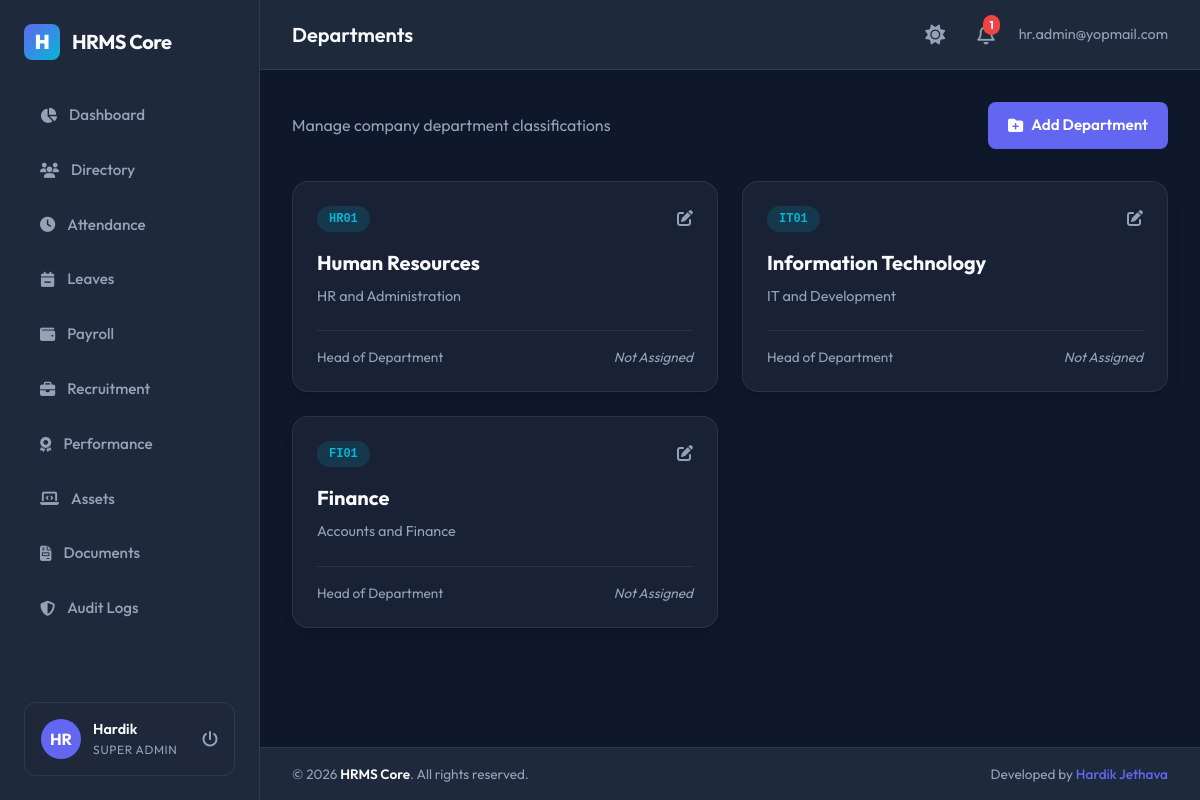
The page /departments/ (signed in) on the database its author committed.
### apps/accounts/models.py (models this page shows, shortened)
class User(AbstractBaseUser, PermissionsMixin, TimeStampedModel):
    ROLE_CHOICES = (
        ('Super Admin', 'Super Admin'),
        ('HR Manager', 'HR Manager'),
        ('Department Manager', 'Department Manager'),
        ('Employee', 'Employee'),
    )
    email = models.EmailField(unique=True)
    employee_code = models.CharField(max_length=50, unique=True, null=True, blank=True)
    role = models.CharField(max_length=30, choices=ROLE_CHOICES, default='Employee')
    is_active = models.BooleanField(default=True)
    is_staff = models.BooleanField(default=False)
    objects = UserManager()
    USERNAME_FIELD = 'email'
    REQUIRED_FIELDS = []

### apps/employees/models.py (models this page shows, shortened)
class Employee(TimeStampedModel):
    GENDER_CHOICES = (
        ('Male', 'Male'),
        ('Female', 'Female'),
        ('Other', 'Other'),
    )
    EMPLOYMENT_TYPE_CHOICES = (
        ('Full Time', 'Full Time'),
        ('Part Time', 'Part Time'),
        ('Contract', 'Contract'),
        ('Intern', 'Intern'),
    )
    EMPLOYMENT_STATUS_CHOICES = (
        ('Active', 'Active'),
        ('Probation', 'Probation'),
        ('Notice Period', 'Notice Period'),
        ('Resigned', 'Resigned'),
        ('Terminated', 'Terminated'),
    )
    user = models.OneToOneField(
        settings.AUTH_USER_MODEL,
        on_delete=models.CASCADE,
        related_name='employee_profile'
    )
    employee_id = models.CharField(max_length=50, unique=True)
    first_name = models.CharField(max_length=50)
    last_name = models.CharField(max_length=50)
    personal_email = models.EmailField(unique=True)
    phone = models.CharField(max_length=20, blank=True)
    date_of_birth = models.DateField(null=True, blank=True)
    gender = models.CharField(max_length=10, choices=GENDER_CHOICES, blank=True)
    joining_date = models.DateField()
    employment_type = models.CharField(max_length=30, choices=EMPLOYMENT_TYPE_CHOICES, default='Full Time')
    employment_status = models.CharField(max_length=30, choices=EMPLOYMENT_STATUS_CHOICES, default='Active')
    designation = models.CharField(max_length=100)
    department = models.ForeignKey(
        'departments.Department',
        on_delete=models.SET_NULL,
        null=True,
        blank=True,
        related_name='employees'
    )
    manager = models.ForeignKey(
        'self',
        on_delete=models.SET_NULL,
        null=True,
        blank=True,
        related_name='subordinates'
    )
    address = models.TextField(blank=True)
    city = models.CharField(max_length=100, blank=True)
    state = models.CharField(max_length=100, blank=True)
    country = models.CharField(max_length=100, blank=True)
    postal_code = models.CharField(max_length=20, blank=True)
    profile_picture = models.ImageField(upload_to='profile_pics/', null=True, blank=True)

### apps/departments/models.py (models this page shows, shortened)
class Department(TimeStampedModel):
    name = models.CharField(max_length=100, unique=True)
    code = models.CharField(max_length=20, unique=True)
    description = models.TextField(blank=True)
    head = models.ForeignKey(
        'employees.Employee',
        on_delete=models.SET_NULL,
        null=True,
        blank=True,
        related_name='headed_departments'
    )

### apps/departments/views.py (the view)
# urls.py: path('', views.department_list, name='department_list'),
@login_required
def department_list(request):
    departments = Department.objects.all().select_related('head')
    return render(request, 'departments/department_list.html', {
        'departments': departments,
        'is_manager': is_hr_or_admin(request.user)
    })

### apps/departments/views.py (called while the page is built)
def is_hr_or_admin(user):
    return user.is_authenticated and user.role in ('Super Admin', 'HR Manager')

### templates/departments/department_list.html (shortened to what this page needs)
{% extends 'base.html' %}
{% block page_header %}Departments{% endblock %}
{% block content %}
<div style="display: flex; flex-direction: column; gap: 2rem;">
    <div style="display: flex; justify-content: space-between; align-items: center;">
        <span style="color: var(--text-secondary);">Manage company department classifications</span>
        {% if is_manager %}
            <a href="{% url 'department_create' %}" class="btn btn-primary" id="btn_add_department">
                <i class="fa-solid fa-folder-plus"></i> Add Department
            </a>
        {% endif %}
    </div>
    <div style="display: grid; grid-template-columns: repeat(auto-fill, minmax(320px, 1fr)); gap: 1.5rem;">
        {% for dept in departments %}
            <div class="card" style="display: flex; flex-direction: column; justify-content: space-between;">
                <div>
                    <div style="display: flex; justify-content: space-between; align-items: flex-start; margin-bottom: 1rem;">
                        <span class="badge badge-info" style="font-family: monospace;">{{ dept.code }}</span>
                        {% if is_manager %}
                            <a href="{% url 'department_edit' dept.pk %}" style="color: var(--text-secondary); font-size: 1rem;" title="Edit Department" id="btn_edit_dept_{{ dept.id }}">
                                <i class="fa-solid fa-pen-to-square"></i>
                            </a>
                        {% endif %}
                    </div>
                    <h3 style="font-size: 1.25rem; font-weight: 700; margin-bottom: 0.5rem; color: var(--text-primary);">{{ dept.name }}</h3>
                    <p style="color: var(--text-secondary); font-size: 0.9rem; line-height: 1.4; margin-bottom: 1.5rem;">
                        {{ dept.description|default:"No description provided." }}
                    </p>
                </div>
                <div style="border-top: 1px solid var(--border-glass); padding-top: 1rem; margin-top: auto; display: flex; align-items: center; justify-content: space-between; font-size: 0.85rem;">
                    <span style="color: var(--text-secondary);">Head of Department</span>
                    <strong style="color: var(--text-primary);">
                        {% if dept.head %}
                            {{ dept.head.first_name }} {{ dept.head.last_name }}
                        {% else %}
                            <span style="color: var(--text-secondary); font-weight: normal; font-style: italic;">Not Assigned</span>
                        {% endif %}
                    </strong>
                </div>
            </div>
        {% empty %}
            <div class="card col-12" style="text-align: center; padding: 3rem;">
                <i class="fa-regular fa-folder-open" style="font-size: 3rem; color: var(--text-secondary); margin-bottom: 1rem;"></i>
                <p style="color: var(--text-secondary);">No departments registered yet.</p>
            </div>
        {% endfor %}
    </div>
</div>
{% endblock %}

### templates/base.html (shortened to what this page needs)
{% load static %}
<!DOCTYPE html>
<html lang="en">
<head>
    <link rel="stylesheet" href="https://cdnjs.cloudflare.com/ajax/libs/font-awesome/6.4.0/css/all.min.css">
    <link rel="stylesheet" href="{% static 'css/styles.css' %}">
</head>
<body>
    <div class="app-container">
        {% if user.is_authenticated %}
        <aside class="sidebar">
            <div class="brand-section">
                <div class="brand-logo">H</div>
                <span>HRMS Core</span>
            </div>
            <nav style="flex-grow: 1;">
                <ul class="menu-list">
                    <li class="menu-item {% if request.resolver_match.url_name == 'dashboard' %}active{% endif %}">
                        <a href="{% url 'dashboard' %}">
                            <i class="fa-solid fa-chart-pie"></i>
                            <span>Dashboard</span>
                        </a>
                    </li>
                    <li class="menu-item {% if '/employees/' in request.path %}active{% endif %}">
                        <a href="{% url 'employee_list' %}">
                            <i class="fa-solid fa-users"></i>
                            <span>Directory</span>
                        </a>
                    </li>
                    <li class="menu-item {% if '/attendance/' in request.path %}active{% endif %}">
                        <a href="{% url 'attendance_list' %}">
                            <i class="fa-solid fa-clock"></i>
                            <span>Attendance</span>
                        </a>
                    </li>
                    <li class="menu-item {% if '/leaves/' in request.path %}active{% endif %}">
                        <a href="{% url 'leave_list' %}">
                            <i class="fa-solid fa-calendar-minus"></i>
                            <span>Leaves</span>
                        </a>
                    </li>
                    <li class="menu-item {% if '/payroll/' in request.path %}active{% endif %}">
                        <a href="{% url 'payroll_list' %}">
                            <i class="fa-solid fa-wallet"></i>
                            <span>Payroll</span>
                        </a>
                    </li>
                    {% if user.role == 'Super Admin' or user.role == 'HR Manager' %}
                    <li class="menu-item {% if '/recruitment/' in request.path %}active{% endif %}">
                        <a href="{% url 'recruitment_list' %}">
                            <i class="fa-solid fa-briefcase"></i>
                            <span>Recruitment</span>
                        </a>
                    </li>
                    {% endif %}
                    <li class="menu-item {% if '/performance/' in request.path %}active{% endif %}">
                        <a href="{% url 'performance_list' %}">
                            <i class="fa-solid fa-award"></i>
                            <span>Performance</span>
                        </a>
                    </li>
                    <li class="menu-item {% if '/assets/' in request.path %}active{% endif %}">
                        <a href="{% url 'asset_list' %}">
                            <i class="fa-solid fa-laptop-code"></i>
                            <span>Assets</span>
                        </a>
                    </li>
                    <li class="menu-item {% if '/documents/' in request.path %}active{% endif %}">
                        <a href="{% url 'document_list' %}">
                            <i class="fa-solid fa-file-invoice"></i>
                            <span>Documents</span>
                        </a>
                    </li>
                    {% if user.role == 'Super Admin' %}
                    <li class="menu-item {% if '/auditlogs/' in request.path %}active{% endif %}">
                        <a href="{% url 'audit_list' %}">
                            <i class="fa-solid fa-shield-halved"></i>
                            <span>Audit Logs</span>
                        </a>
                    </li>
                    {% endif %}
                </ul>
            </nav>
            <div class="user-profile-widget">
                <div class="user-avatar">
                    {% if user.employee_profile.profile_picture %}
                        <img src="{{ user.employee_profile.profile_picture.url }}" alt="Profile Pic">
                    {% else %}
                        <span>{{ user.email|slice:":2"|upper }}</span>
                    {% endif %}
                </div>
                <div class="user-info">
                    <span class="user-name">{{ user.employee_profile.first_name|default:"User" }}</span>
                    <span class="user-role">{{ user.role }}</span>
                </div>
                <a href="{% url 'logout' %}" style="margin-left: auto; color: var(--text-secondary);" title="Sign Out">
                    <i class="fa-solid fa-power-off"></i>
                </a>
            </div>
        </aside>
        {% endif %}
        <main class="main-content">
            {% if user.is_authenticated %}
            <header class="top-navbar">
                <div class="page-title">
                    {% block page_header %}HR Management System{% endblock %}
                </div>
                <div class="navbar-actions">
                    <button id="theme-toggle" style="background: none; border: none; font-size: 1.25rem; color: var(--text-secondary); cursor: pointer; transition: var(--transition-all); margin-right: 0.5rem; display: flex; align-items: center;" title="Toggle Light/Dark Theme">
                        <i class="fa-solid fa-sun" id="theme-toggle-icon"></i>
                    </button>
                    <div class="notification-badge" onclick="location.href='{% url 'notification_list' %}'">
                        <i class="fa-regular fa-bell"></i>
                        <span class="badge-count" id="unread-count">0</span>
                    </div>
                    <span style="font-size: 0.9rem; color: var(--text-secondary)">
                        {{ user.email }}
                    </span>
                </div>
            </header>
            {% endif %}
            <div class="content-frame">
                {% block content %}{% endblock %}
            </div>
            {% if user.is_authenticated %}
            <footer class="app-footer">
                <div class="footer-copyright">
                    &copy; {% now "Y" %} <span>HRMS Core</span>. All rights reserved.
                </div>
                <div class="footer-author">
                    Developed by <a href="https://github.com/hardikjethava-dev" target="_blank" rel="noopener noreferrer">Hardik Jethava</a>
                </div>
            </footer>
            {% endif %}
        </main>
    </div>
</body>
</html>

### rows shown on the page
User: email "HR", employee_profile.first_name "Hardik", role "SUPER ADMIN", email "hr.admin@yopmail.com"
Department: code "HR01", name "Human Resources", description "HR and Administration", shows "Not Assigned"
Department: code "IT01", name "Information Technology", description "IT and Development", shows "Not Assigned"
Department: code "FI01", name "Finance", description "Accounts and Finance", shows "Not Assigned"
